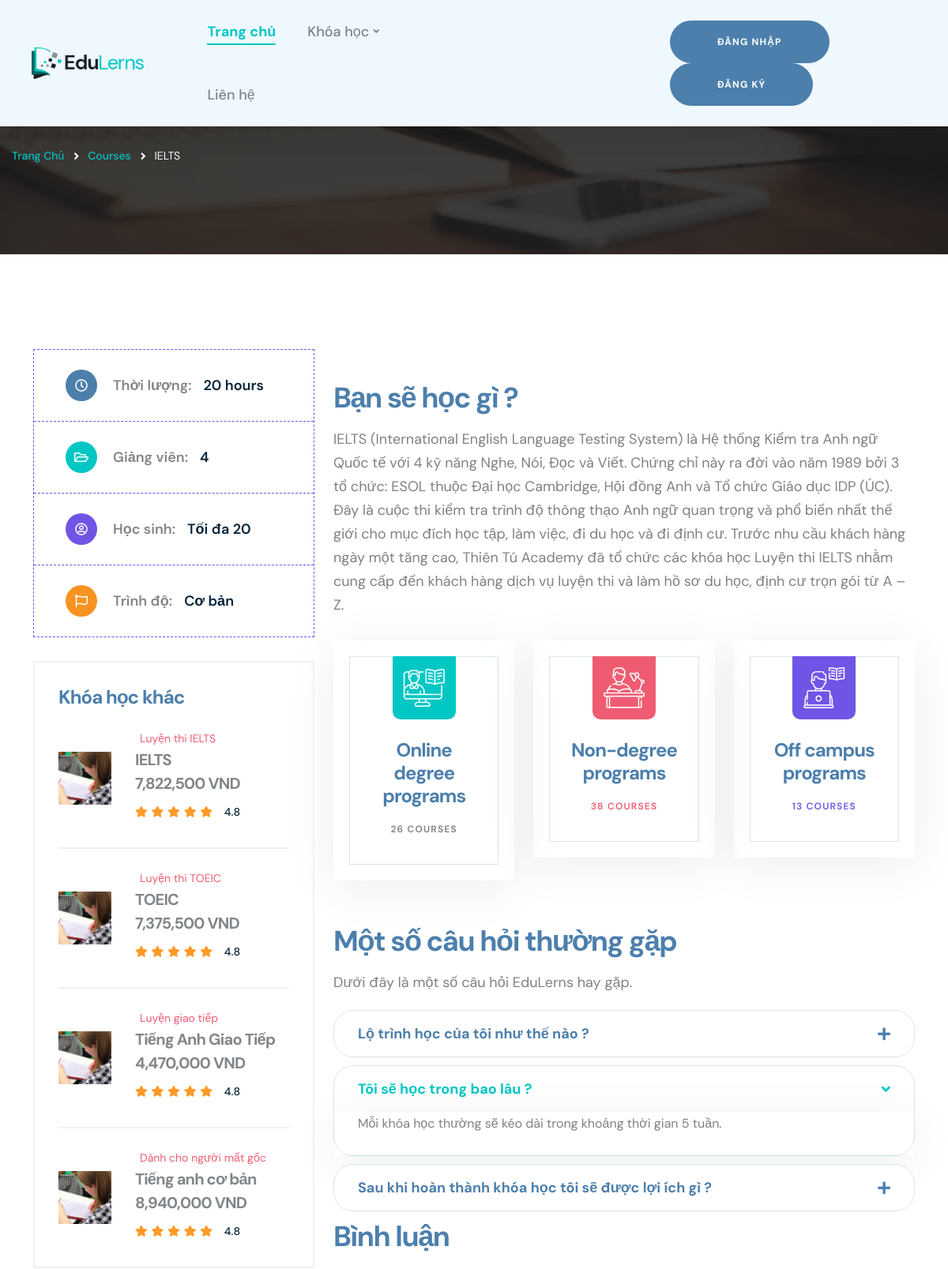
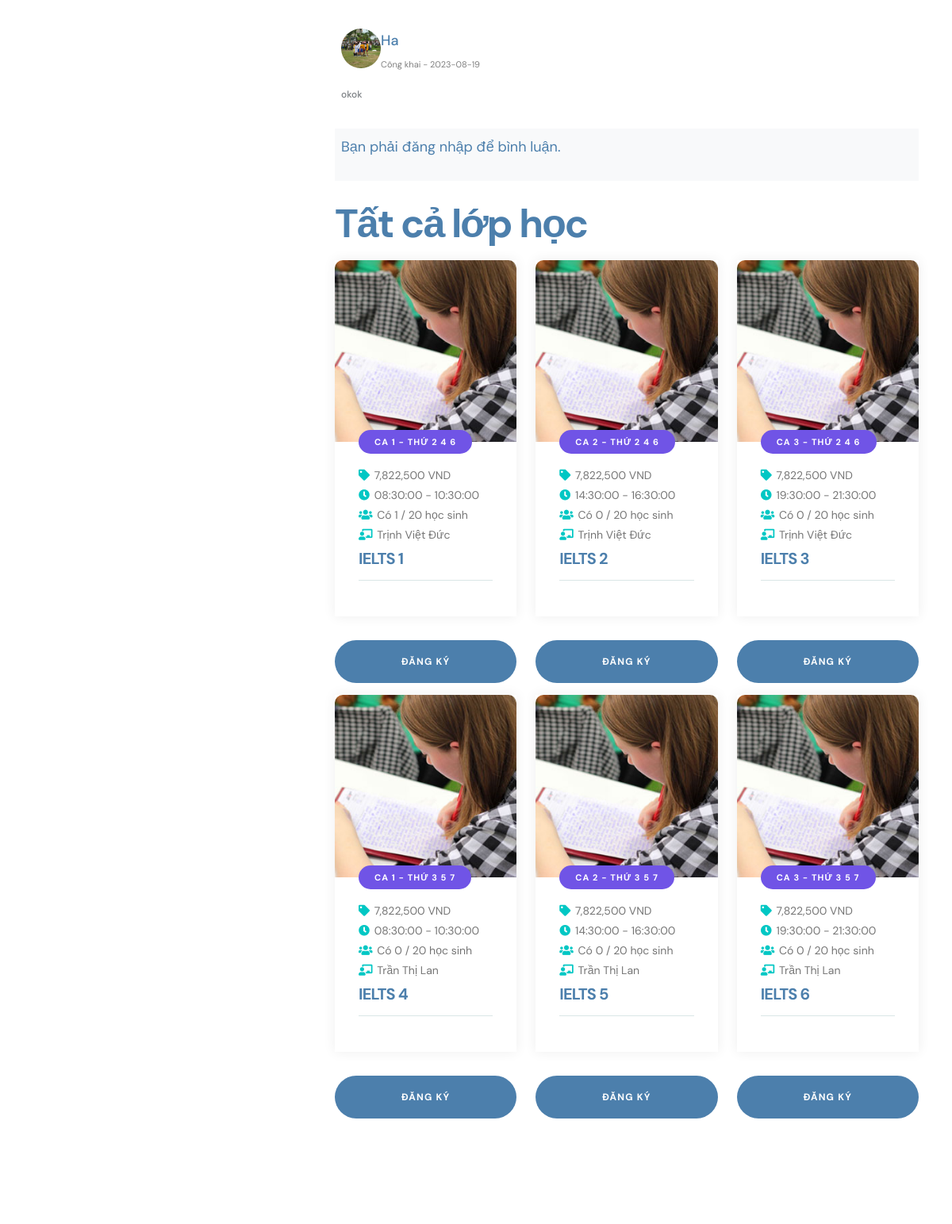
The app's page /kodesolution.com/html/2022/edulerns-html/index.php?act=class&idkh=10 (upper part) with its own data (2 pictures, top to bottom).
### tables this page shows
CREATE TABLE `dtb_course` (
  `id` int NOT NULL,
  `name` varchar(50) NOT NULL,
  `price` int NOT NULL,
  `mo_ta` varchar(200) NOT NULL
);

CREATE TABLE `dtb_lop` (
  `id` int NOT NULL,
  `course_id` int NOT NULL,
  `name` varchar(50) NOT NULL,
  `customer_id` int NOT NULL,
  `time` time NOT NULL DEFAULT '02:00:00',
  `ca_hoc_id` int NOT NULL,
  `day` text NOT NULL,
  `slot` int NOT NULL DEFAULT '20'
);

CREATE TABLE `dtb_ca_hoc` (
  `id` int NOT NULL,
  `name` varchar(30) NOT NULL,
  `time_start` time NOT NULL,
  `time_end` time NOT NULL
);

CREATE TABLE `dtb_customer` (
  `id` int NOT NULL,
  `name` varchar(130) NOT NULL,
  `pass` varchar(20) NOT NULL,
  `email` varchar(50) NOT NULL,
  `role` varchar(10) NOT NULL DEFAULT 'gv',
  `image` varchar(200) NOT NULL,
  `phone` int NOT NULL,
  `location` varchar(50) NOT NULL,
  `birth_day` date NOT NULL
);

### kodesolution.com/html/2022/edulerns-html/model/pdo.php (called while the page is built, shortened)
<?php
function pdo_get_connection(){
    $dburl = "mysql:host=localhost;
    dbname=demo_academy 3;
    charset=utf8";
    $username = "root";
    $password = "trinhduc2001";
    try{
        $conn = new PDO($dburl,$username,$password);
        $conn->setAttribute(PDO::ATTR_ERRMODE, PDO::ERRMODE_EXCEPTION);
        return $conn;
    } catch(PDOException $e){
        echo 'that bai';
        $e ->getMessage();
    }
}
function pdo_query($sql){
    $sql_args = array_slice(func_get_args(), 1);
    try{
        $conn = pdo_get_connection();
        $stmt = $conn->prepare($sql);
        $stmt->execute($sql_args);
        $rows = $stmt->fetchAll();
        return $rows;
    }
    catch(PDOException $e){
        throw $e;
    }
    finally{
        unset($conn);
    }
}
?>

### kodesolution.com/html/2022/edulerns-html/model/class.php (called while the page is built, shortened)
<?php
    function load_same_course($id) {
        $sql = "SELECT `dtb_lop`.`id`,`dtb_lop`.`course_id`,`dtb_lop`.`name`,`dtb_lop`.`customer_id`
        ,`dtb_lop`.`time`,`dtb_lop`.`ca_hoc_id`,`dtb_lop`.`day`
        , `dtb_ca_hoc`.`name` as ca_name, time_start,time_end,
        dtb_customer.name as customer_name, dtb_lop.slot,dtb_course.price,dtb_course.name as course_name
        from dtb_lop
        join dtb_ca_hoc on dtb_lop.ca_hoc_id=dtb_ca_hoc.id
        join dtb_customer on dtb_lop.customer_id = dtb_customer.id
        join dtb_course on dtb_lop.course_id = dtb_course.id
        where course_id = $id
        order by id  asc";
        $listclass = pdo_query($sql);
        return $listclass;
    }
    function count_num($id){
        $sql ="SELECT COUNT(lop_id) as count_lop_id
        FROM dtb_hoadon
        WHERE lop_id = $id && dtb_hoadon.status = 'Đã thanh toán'";
        return pdo_query($sql);
    }
?>

### kodesolution.com/html/2022/edulerns-html/model/comment.php (called while the page is built, shortened)
<?php
    function getComment($id){
        $sql="SELECT content, day_comment, dtb_member.name, dtb_member.image
                FROM dtb_recomment
                JOIN dtb_member ON dtb_recomment.member_id = dtb_member.id
                JOIN dtb_course ON dtb_recomment.course_id = dtb_course.id
                WHERE dtb_recomment.course_id =$id && dtb_recomment.status = 'đã duyệt'";
        return pdo_query($sql);
    }
?>

### kodesolution.com/html/2022/edulerns-html/model/course.php (called while the page is built)
<?php
    function loadall_course() {
        $sql = "SELECT * from dtb_course ";
        $listcourse = pdo_query($sql);
        return $listcourse;
    }
?>

### kodesolution.com/html/2022/edulerns-html/page-course-details.php (the view, shortened to what this page needs)
<!DOCTYPE html>
<html lang="en">
<head>
	<link href="css/bootstrap.min.css" rel="stylesheet">
	<link href="css/style.css" rel="stylesheet">
	<link href="css/responsive.css" rel="stylesheet">
</head>
<body>
	<div class="page-wrapper">
		<?php
			include "header.php";
		?>
		<section class="page-title" style="background-image: url(images/background/page-title.jpg);">
			<div class="auto-container">
				<div class="title-outer">
					<h1 class="title"><?php echo $listclass[0]['course_name'] ?></h1>
					<ul class="page-breadcrumb">
						<li><a href="index.html">Trang chủ</a></li>
						<li><a href="#">Courses</a></li>
						<li><?php echo $listclass[0]['course_name'] ?></li>
					</ul>
				</div>
			</div>
		</section>
		<section class="course-details">
			<div class="container">
				<div class="row flex-xl-row-reverse">
					<div class="col-xl-8 col-lg-8">
						<div class="courses-details__content">
							<div class="content mt-40">
								<div class="text">
									<h3>Bạn sẽ học gì ?</h3>
									<p>
									<?php
									if($_GET['idkh'] == 10){
										echo $list[0];
									} else if($_GET['idkh'] == 11) {
										echo $list[1];
									} else if($_GET['idkh'] == 12) {
										echo $list[2];
									} else{
										echo $list[3];
									}
									?>
									</p>
								</div>
								<div class="row mt-30">
									<div class="category-block-current-two col-lg-4 col-md-6 col-sm-6">
										<div class="inner-box">
											<div class="icon-box">
												<i class="icon flaticon-elearning"></i>
											</div>
											<h4 class="title">Online degree programs</h4>
											<span class="sub-title">26 Courses</span>
										</div>
									</div>
									<div class="category-block-current-two col-lg-4 col-md-6 col-sm-6">
										<div class="inner-box">
											<div class="icon-box">
												<i class="icon flaticon-study-1"></i>
											</div>
											<h4 class="title">Non-degree programs</h4>
											<span class="sub-title">38 Courses</span>
										</div>
									</div>
									<div class="category-block-current-two col-lg-4 col-md-6 col-sm-6">
										<div class="inner-box">
											<div class="icon-box">
												<i class="icon flaticon-study"></i>
											</div>
											<h4 class="title">Off campus programs</h4>
											<span class="sub-title">13 Courses</span>
										</div>
									</div>
								</div>
							</div>
							<div class=" mt-25">
								<h3>Một số câu hỏi thường gặp</h3>
								<p>Dưới đây là một số câu hỏi EduLerns hay gặp.</p>
								<ul class="accordion-box wow fadeInRight">
									<li class="accordion block">
										<div class="acc-btn">Lộ trình học của tôi như thế nào ?
											<div class="icon fa fa-plus"></div>
										</div>
									</li>
									<li class="accordion block active-block">
										<div class="acc-btn active">Tôi sẽ học trong bao lâu ?
											<div class="icon fa fa-plus"></div>
										</div>
										<div class="acc-content current">
											<div class="content">
												<div class="text">Mỗi khóa học thường sẽ kéo dài trong khoảng thời gian 5 tuần.</div>
											</div>
										</div>
									</li>
									<li class="accordion block">
										<div class="acc-btn">Sau khi hoàn thành khóa học tôi sẽ được lợi ích gì ?
											<div class="icon fa fa-plus"></div>
										</div>
									</li>
								</ul>
							</div>
							<div class="text">
								<h3>Bình luận</h3>
								<div class="container mt-5">
									<div class="d-flex justify-content-center row">
										<div class="col-md-8" style="width:100%;">
											<div class="d-flex flex-column comment-section">
												<?php foreach($listComment as $ltc){ extract($ltc);?>
													<div class="bg-white p-2">
													<div class="d-flex flex-row user-info">
														<img class="rounded-circle" src="./img_upload/<?php echo $image ?>" style="height:50px;width:50px;">
														<div class="d-flex flex-column justify-content-start ml-2">
															<span class="d-block font-weight-bold name" style="color:#4C7FAC;font-weight:500;"><?php echo $name ?></span>
															<span class="date text-black-50">Công khai - <?php echo $day_comment ?></span>
														</div>
													</div>
													<div class="mt-2">
														<p class="comment-text" style="font-weight:500;"><?php  echo $content ?></p>
													</div>
												</div>
												<?php } ?>
												<div class="bg-light p-2">
													<?php if(isset($_SESSION['email'])){ ?>
														<form action="./index.php?act=upcom&idkh=<?php echo $_GET['idkh'] ?>" method="post">
															<div class="d-flex flex-row align-items-start">
															<img class="rounded-circle" src="./img_upload/<?php
																								if(isset($info)&&($info)){
																									echo $info['image'];
																								} ?>" style="height:40px;width:40px;">
															<textarea class="form-control ml-1 shadow-none textarea" style="border: 1px solid #4C7FAC;" name="content"></textarea>
															</div>
															<div class="mt-2 text-right">
																<input type="submit" name="up" value="Bình luận" class="btn btn-primary btn-sm shadow-none" style="background-color: #4C7FAC;border: 1px solid #4C7FAC;">
																<button class="btn btn-outline-primary btn-sm ml-1 shadow-none" type="button" style="border: 1px solid #4C7FAC;color:#4C7FAC;">Cancel</button>
															</div>
														</form>
													<?php } else { ?>
														<div>
															<p style="color: #4C7FAC">Bạn phải đăng nhập để bình luận.</p>
														</div>
													<?php } ?>
												</div>
											</div>
										</div>
									</div>
								</div>
							</div>
							<h2 class="mt-4">Tất cả lớp học</h2>
							<div class="carousel-outer">
								<div class="row">
									<?php
									foreach ($listclass as $class) {  ?>
											<div class="course-block col-sm-4">
												<div class="inner-box">
													<div class="image-box">
														<figure class="image"><a href="#"><img
																	src="images/resource/course-1.jpg" alt=""></a></figure>
														<div class="value"><?php extract($class); echo $ca_name ?> - <?php extract($class); echo $day ?></div>
													</div>
													<div class="content-box">
														<ul class="course-info">
															<li ><i class="fa fa-tag"></i><?php extract($class); echo ' '.number_format($price*22350).' VND' ?></li>
															<li><i class="fa fa-clock"></i>
																<?php extract($class); echo $time_start ?> -
																<?php extract($class); echo $time_end ?>
															</li>
															<li><i class="fa fa-users"></i>
															<?php
															foreach($count_id as $keyCount => $valCount){
																	if ($keyCount == $class["id"]) {
																		echo "Có ".$valCount." /";
																	}
																}
															?>
															<?php extract($class); echo $slot ?> học sinh</li>
															<li><i class="fa fa-chalkboard-teacher"></i> <?php extract($class); echo $customer_name ?></li>
														</ul>
														<h5 class="title"><a href="#"><?php extract($class); echo $name ?></a></h5>
														<div class="other-info">
														</div>
													</div>
												</div>
												<div class="center">
													<?php if(isset($_SESSION['email'])){ extract($class); if(loadsame_hoadon_member($ma_us, $id) == false){ ?>
														<a class="value theme-btn btn-style-one course-details-price-btn" style="background-color:silver;">Đã đăng ký</a>
													<?php } else {if($count_id[$class["id"]]==20){ ?>
														<a class="value theme-btn btn-style-one course-details-price-btn" style="background-color:silver;">Đã đủ học sinh</a>
													<?php } else{ ?>
														<a href="./buy.php?act=buy&id_course=<?php extract($class); echo $course_id ?>&id_class=<?php extract($class); echo $id ?>&price=<?php extract($class); echo $price ?>&tenlop=<?php extract($class); echo $name ?>" class="value theme-btn btn-style-one course-details-price-btn">Đăng ký</a>
													<?php  }}} else {if($count_id[$class["id"]]==20) { ?>
														<a class="value theme-btn btn-style-one course-details-price-btn" style="background-color:silver;">Đã đủ học sinh</a>
													<?php } else { ?>
														<a href="./buy.php?act=buy&id_course=<?php extract($class); echo $course_id ?>&id_class=<?php extract($class); echo $id ?>&price=<?php extract($class); echo $price ?>&tenlop=<?php extract($class); echo $name ?>" class="value theme-btn btn-style-one course-details-price-btn">Đăng ký</a>
													<?php }} ?>
												</div>
											</div>
									<?php } ?>
								</div>
							</div>
						</div>
					</div>
					<div class="col-xl-4 col-lg-4">
						<div class="course-sidebar">
							<ul class="course-details-info">
								<li class="course-details-info-link">
									<span class="course-details-info-icon"><i class="far fa-clock"></i></span>
									Thời lượng: <span>20 hours</span>
								</li>
								<li class="course-details-info-link">
									<span class="course-details-info-icon"><i class="far fa-folder-open"></i></span>
									Giảng viên: <span>4</span>
								</li>
								<li class="course-details-info-link">
									<span class="course-details-info-icon"><i class="far fa-user-circle"></i></span>
									Học sinh: <span>Tối đa 20</span>
								</li>
								<li class="course-details-info-link">
									<span class="course-details-info-icon"><i class="far fa-flag"></i></span>
									Trình độ: <span>Cơ bản</span>
								</li>
							</ul>
							<div class="latest-course mb-30">
								<h4 class="latest-course-title mb-30">Khóa học khác</h4>
								<?php foreach ($listcourse as $class) {
							?>
								<div class="latest-course-item">
									<div class="latest-course-img">
										<img src="images/resource/course-1.jpg" alt="">
									</div>
									<div class="latest-course-content">
										<a class="latest-course-author" href="#"><span><?php extract($class); echo $mo_ta ?></span></a>
										<h5><a href="./index.php?act=class&idkh=<?php extract($class); echo $id ?>"><?php extract($class); echo $name ?></a></h5>
										<h5><?php extract($class); echo number_format($price*22350).' VND' ?></h5>
										<div class="latest-course-stars">
											<i class="fas fa-star"></i>
											<i class="fas fa-star"></i>
											<i class="fas fa-star"></i>
											<i class="fas fa-star"></i>
											<i class="fas fa-star"></i>
											<span>4.8</span>
										</div>
									</div>
								</div>
								<?php } ?>
							</div>
						</div>
					</div>
				</div>
			</div>
		</section>
		<?php include "./footer.php"; ?>

### records on screen
dtb_course: name "IELTS", mo_ta "Luyện thi IELTS", $price*22350 "7,822,500"
dtb_lop: ca_hoc.name "CA 1", day "THỨ 2 4 6", $price*22350 "7,822,500", ca_hoc.time_start "08:30:00", ca_hoc.time_end "10:30:00", valCount "1", slot "20", customer.name "Trịnh Việt Đức", name "IELTS 1"
dtb_lop: ca_hoc.name "CA 2", day "THỨ 2 4 6", $price*22350 "7,822,500", ca_hoc.time_start "14:30:00", ca_hoc.time_end "16:30:00", valCount "0", slot "20", customer.name "Trịnh Việt Đức", name "IELTS 2"
dtb_lop: ca_hoc.name "CA 3", day "THỨ 2 4 6", $price*22350 "7,822,500", ca_hoc.time_start "19:30:00", ca_hoc.time_end "21:30:00", valCount "0", slot "20", customer.name "Trịnh Việt Đức", name "IELTS 3"
dtb_lop: ca_hoc.name "CA 1", day "THỨ 3 5 7", $price*22350 "7,822,500", ca_hoc.time_start "08:30:00", ca_hoc.time_end "10:30:00", valCount "0", slot "20", customer.name "Trần Thị Lan", name "IELTS 4"
dtb_lop: ca_hoc.name "CA 2", day "THỨ 3 5 7", $price*22350 "7,822,500", ca_hoc.time_start "14:30:00", ca_hoc.time_end "16:30:00", valCount "0", slot "20", customer.name "Trần Thị Lan", name "IELTS 5"
dtb_lop: ca_hoc.name "CA 3", day "THỨ 3 5 7", $price*22350 "7,822,500", ca_hoc.time_start "19:30:00", ca_hoc.time_end "21:30:00", valCount "0", slot "20", customer.name "Trần Thị Lan", name "IELTS 6"
dtb_course: mo_ta "Luyện thi TOEIC", name "TOEIC", $price*22350 "7,375,500"
dtb_course: mo_ta "Luyện giao tiếp", name "Tiếng Anh Giao Tiếp", $price*22350 "4,470,000"
dtb_course: mo_ta "Dành cho người mất gốc", name "Tiếng anh cơ bản", $price*22350 "8,940,000"

### other values on screen
$name "Ha"
$day_comment "2023-08-19"
$content "okok"
